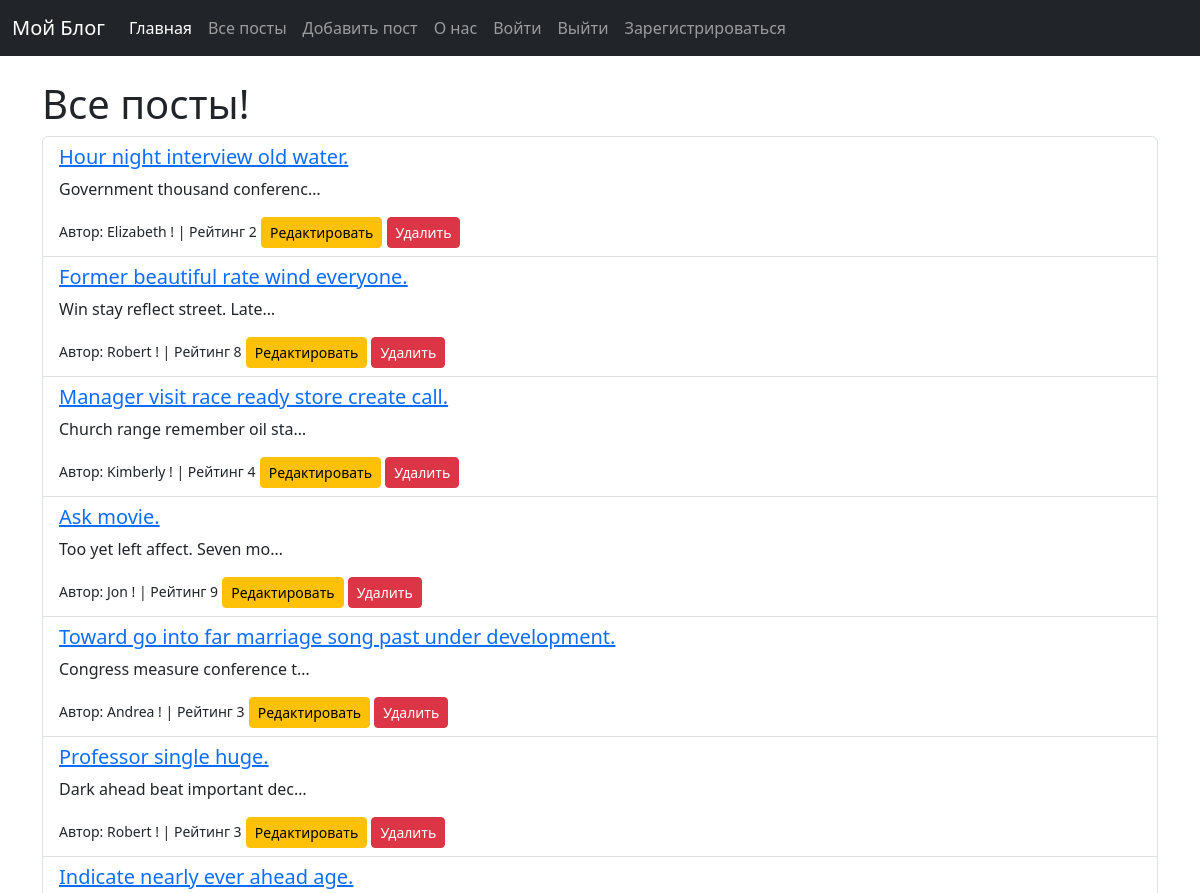
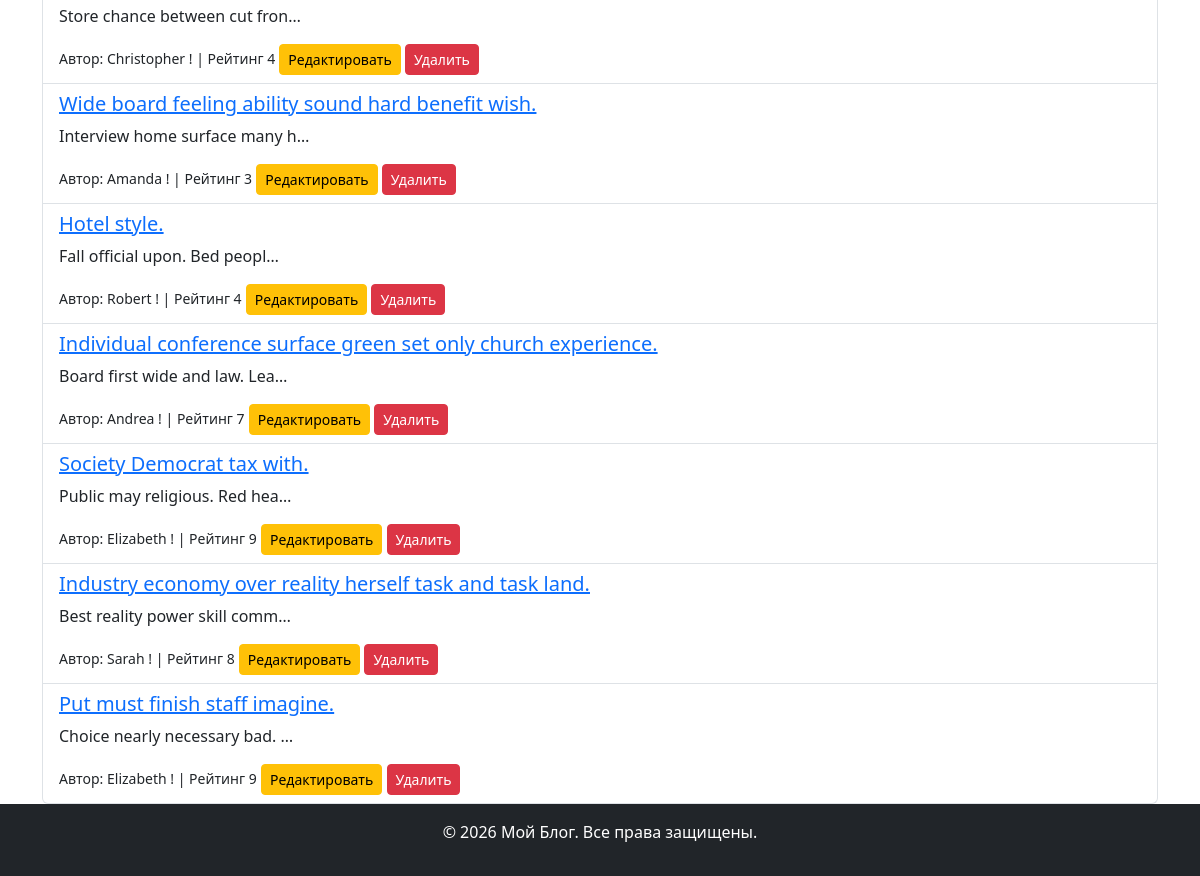
/posts/, run on the app's committed database (2 pictures, top to bottom).
### blog_app/models.py (models this page shows, shortened)
class Post(models.Model):
    title = models.CharField(max_length=200)
    content = models.TextField()
    created_at = models.DateTimeField(auto_now_add=True)
    author = models.ForeignKey("Author", on_delete=models.CASCADE, related_name='posts')
    rating = models.IntegerField(default=0)
    tags = models.ManyToManyField("Tag", related_name='posts')

class Author(models.Model):
    name = models.CharField(max_length=100)
    def __str__(self):
        return f"{self.name} !"

### blog_app/views.py (the view)
# urls.py: path('posts/', PostListView.as_view(), name='post_list'),
class PostListView(PostBase, ListView):
    context_object_name = 'posts'
    def get_queryset(self):
        queryset = super().get_queryset()
        author_id = self.request.GET.get('name')
        min_rating = self.request.GET.get('rating')
        if author_id:
            queryset = queryset.filter(author__id=author_id)
        if min_rating:
            queryset = queryset.filter(rating__gte=min_rating)
        return queryset
    def get_context_data(self, **kwargs):
        context = super().get_context_data(**kwargs)
        context['title'] = 'Все посты'
        return context

### blog_app/templates/blog_app/post_list.html (shortened to what this page needs)
{% extends 'blog_app/base.html' %}
{% block content %}
    <h1>{{ title }}!</h1>
    <ul class="list-group">
        {% for post in posts %}
            <li class="list-group-item">
                <a href="{% url 'post_detail' post.id %}"><h5>{{ post.title }}</h5></a>
                <p>{{ post.content|truncatechars:30 }}</p>
                <small>Автор: {{ post.author }} | Рейтинг {{ post.rating }}</small>
                <a href="{% url 'post_edit' post.id %}" class="btn btn-sm btn-warning">Редактировать</a>
                <a href="{% url 'post_delete' post.id %}" class="btn btn-sm btn-danger">Удалить</a>
            </li>
        {% empty %}
            <p>Постов пока нет</p>
        {% endfor %}
    </ul>
{% endblock %}

### blog_app/templates/blog_app/base.html (shortened to what this page needs)
<!DOCTYPE html>
<html lang="ru">
<head>
    <link href="https://cdn.jsdelivr.net/npm/bootstrap@5.3.0-alpha3/dist/css/bootstrap.min.css" rel="stylesheet">
</head>
<body>
  <header>
    {% include 'blog_app/include/menu.html' %}
  </header>
  <main>
    <div class="container mt-4">
        {% block content %}
        {% endblock %}
    </div>
  </main>
    <footer class="bg-dark text-white text-center py-3">
        <p>&copy; 2026 Мой Блог. Все права защищены.</p>
    </footer>
</body>
</html>

### blog_app/templates/blog_app/include/menu.html (shortened to what this page needs)
<nav class="navbar navbar-expand-lg navbar-dark bg-dark">
    <div class="container-fluid">
        <a class="navbar-brand" href="{% url 'index' %}">Мой Блог</a>
        <div class="collapse navbar-collapse" id="navbarNav">
            <ul class="navbar-nav">
                <li class="nav-item">
                    <a class="nav-link active" aria-current="page" href="{% url 'index' %}">Главная</a>
                </li>
                <li class="nav-item">
                    <a class="nav-link" href="{% url 'post_list' %}">Все посты</a>
                </li>
                <li class="nav-item">
                    <a class="nav-link" href="{% url 'post_add' %}">Добавить пост</a>
                </li>
                <li class="nav-item">
                    <a class="nav-link" href="{% url 'about' %}">О нас</a>
                </li>
                <li class="nav-item">
                    <a class="nav-link" href="{% url 'login' %}">Войти</a>
                </li>
                <li class="nav-item">
                    <form action="{% url 'logout' %}" method="post">
                        <button class="btn btn-link nav-link" type="submit">Выйти</button>
                    </form>
                </li>
                <li class="nav-item">
                    <a class="nav-link" href="{% url 'register' %}">Зарегистрироваться</a>
                </li>
            </ul>
        </div>
    </div>
</nav>

### data on the page
Post: title "Hour night interview old water.", content "Government thousand conferenc…", author "Elizabeth !", rating "2"
Post: title "Former beautiful rate wind everyone.", content "Win stay reflect street. Late…", author "Robert !", rating "8"
Post: title "Manager visit race ready store create call.", content "Church range remember oil sta…", author "Kimberly !", rating "4"
Post: title "Ask movie.", content "Too yet left affect. Seven mo…", author "Jon !", rating "9"
Post: title "Toward go into far marriage song past under development.", content "Congress measure conference t…", author "Andrea !", rating "3"
Post: title "Professor single huge.", content "Dark ahead beat important dec…", author "Robert !", rating "3"
Post: title "Indicate nearly ever ahead age.", content "Store chance between cut fron…", author "Christopher !", rating "4"
Post: title "Wide board feeling ability sound hard benefit wish.", content "Interview home surface many h…", author "Amanda !", rating "3"
Post: title "Hotel style.", content "Fall official upon. Bed peopl…", author "Robert !", rating "4"
Post: title "Individual conference surface green set only church experience.", content "Board first wide and law. Lea…", author "Andrea !", rating "7"
Post: title "Society Democrat tax with.", content "Public may religious. Red hea…", author "Elizabeth !", rating "9"
Post: title "Industry economy over reality herself task and task land.", content "Best reality power skill comm…", author "Sarah !", rating "8"
Post: title "Put must finish staff imagine.", content "Choice nearly necessary bad. …", author "Elizabeth !", rating "9"

### other printed values
{{ title }} "Все посты"
